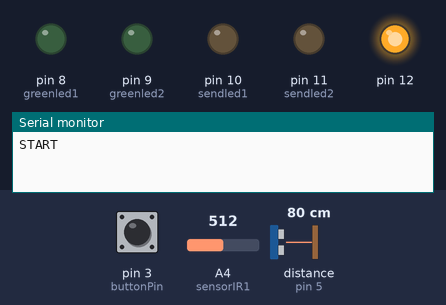
Bench run of a sketch on a simulated Arduino Uno, built with avr-gcc and run on an emulated ATmega328P. Parts: output pins drawn as LEDs (lit = HIGH), the last lines printed to the serial monitor. Dashed ring = blinking. The inputs (shaded band) are chosen by the test bench; at power-on: pin 3 (buttonPin) LOW, A4 (sensorIR1) = 512, distance to the obstacle (sensor on pin 5) 80 cm. The echo pulse lasts 58.3 µs per cm; pins used as bus, display or sensor lines are not drawn.

Above: at 2.2 s.
2.3 s: pin 3 (buttonPin) pulled HIGH for 0.15 s
At 2.68 s:
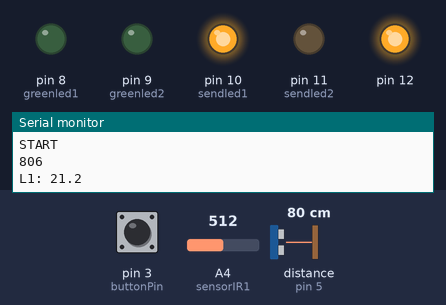
4.2 s: pin 3 (buttonPin) pulled HIGH for 1 s
At 4.35 s:
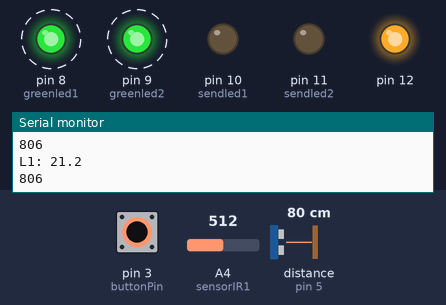
7.2 s: pin 3 (buttonPin) pulled HIGH for 3.2 s
At 10.67 s:
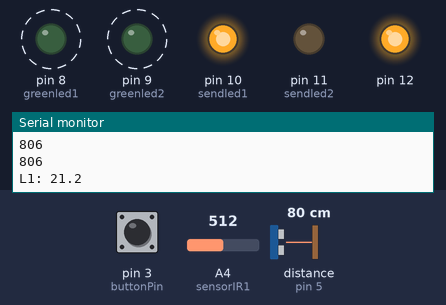
Timing chart, 0 to 12.3 s (numbered marks = the images above; inputs shaded):
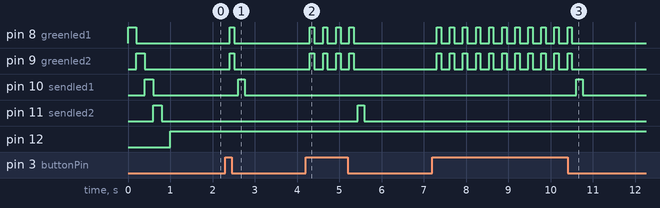

Measured:
- after the input at 2.3 s, pin 8 (greenled1), pin 9 (greenled2): LOW → HIGH after 0.11 s, → LOW 0.10 s later; pin 10 (sendled1): LOW → HIGH after 0.31 s, → LOW 0.15 s later
- after the input at 4.2 s, pin 8 (greenled1), pin 9 (greenled2): alternates HIGH for 0.10 s and LOW for 0.21 s, 8 changes in all, then stays LOW, starting after 0.11 s; pin 11 (sendled2): LOW → HIGH after 1.2 s, → LOW 0.15 s later
- after the input at 7.2 s, pin 8 (greenled1), pin 9 (greenled2): alternates HIGH for 0.10 s and LOW for 0.21 s, 22 changes in all, then stays LOW, starting after 0.11 s; pin 10 (sendled1): LOW → HIGH after 3.4 s, → LOW 0.15 s later

The sketch:

sharp_ultra.ino
```cpp
#define sensorIR1 A4
#define sensorIR2 A5

#define RXpin 6
#define TXpin 7

#include <SoftwareSerial.h>

SoftwareSerial mySerial(RXpin,TXpin);

const int TriggerPin = 4; // pin del TRIGGER
const int EchoPin = 5; // pin del ECHO
long Duration;

const int buttonPin = 3;
int greenled1 = 8;
int greenled2 = 9;
int sendled1 = 10;
int sendled2 = 11;

int buttonState = 1;
int buttonPushCounter = 0;
int lastButtonState = 0;

float sensorValue1;
float inches1;
float cm1;
float total1;
/*
float sensorValue2;
float inches2;
float cm2;
*/
float total2;

void setup() {
  Serial.begin(38400);
  mySerial.begin(38400);
  pinMode(12, OUTPUT);
  pinMode(greenled1, OUTPUT);
  pinMode(greenled2, OUTPUT);
  pinMode(sendled1, OUTPUT);
  pinMode(sendled2, OUTPUT);
  pinMode(buttonPin, INPUT);
  digitalWrite(greenled1, HIGH);
  delay(200);
  digitalWrite(greenled1, LOW);
  digitalWrite(greenled2, HIGH);
  delay(200);
  digitalWrite(greenled2, LOW);
  digitalWrite(sendled1, HIGH);
  delay(200);
  digitalWrite(sendled1, LOW);
  digitalWrite(sendled2, HIGH);
  delay(200);
  digitalWrite(sendled2, LOW);
  pinMode(TriggerPin,OUTPUT); // Pin del TRIGGER lo ponemos en output
  pinMode(EchoPin,INPUT); // Pin del ECHO lo ponemos en input
  Serial.println("START");
  //mySerial.println("Hello, world?");
  delay(200);
  //Serial.print("Pushes: ");
  //Serial.println(buttonPushCounter);
}

void loop() {
  digitalWrite(12, HIGH);
  buttonState = digitalRead(buttonPin);

  if (buttonState != lastButtonState) {
    if (buttonState == LOW) {
      buttonPushCounter++;
      //Serial.println("ON");
      //Serial.print("Pushes: ");
      //Serial.println(buttonPushCounter);
      if (buttonPushCounter==1) {
        //Serial.println(total2,1);
        digitalWrite(sendled1, HIGH);
        mySerial.print(">L1");
        if (total1 < 100) { mySerial.print("0"); }
        mySerial.print(total1,1);
        mySerial.println("<");
        Serial.print("L1: ");
        Serial.println(total1,1);
        delay(150);
        digitalWrite(sendled1, LOW);
      }
      if (buttonPushCounter==2) {
        //Serial.println("Status 2");
        digitalWrite(sendled2, HIGH);
        mySerial.print(">L2");
        if (total2 < 100) { mySerial.print("0"); }
        mySerial.print(total2,1);
        mySerial.println("<");
        Serial.print("L2: ");
        Serial.println(total2,1);
        delay(150);
        digitalWrite(sendled2, LOW);
      }
    }
    else {
      //Serial.println("OFF");
    }
  }
  lastButtonState = buttonState;

  if (buttonPushCounter % 2 == 0) {
    buttonPushCounter = 0;
  } else {
    //do nothing
  }
  //button inactive
  if (buttonState == 1) {
    //Serial.println("Status 0");

    sensorValue1 = analogRead(sensorIR1);
    inches1 = 4192.936 * pow(sensorValue1,-0.935) - 3.937;
    cm1 = 10650.08 * pow(sensorValue1,-0.935) - 10;
    total1 = cm1;
    /*
    sensorValue2 = analogRead(sensorIR2);
    inches2 = 4192.936 * pow(sensorValue2,-0.935) - 3.937;
    cm2 = 10650.08 * pow(sensorValue2,-0.935) - 10;
    total2 = cm2-1.0;
    */

digitalWrite(TriggerPin, LOW); // ponemos el pin TRIGGER en LOW
delayMicroseconds(2); // esperamos 2 milisegundos
digitalWrite(TriggerPin, HIGH); // ponemos el pin TRIGGER en HIGH
delayMicroseconds(10); // lo temos activado durante 10 milisegundos
digitalWrite(TriggerPin, LOW); // ponemos el pin del TRIGGER en LOW

Duration = pulseIn(EchoPin,HIGH); // Esperamos a que el pin del ECHO devuelva HIGH, y guardamos el tiempo
// Devuelve el tiempo en milisegundos
long dis = fDistancia(Duration); // Función para calcular la distancia

total2 = dis;
Serial.println(dis);
/*
Serial.print("Distancia = "); // Y la mostramos por el puerto serie
Serial.print(dis);
Serial.println(" mm");
*/
delay(100);

    digitalWrite(greenled1, HIGH);
    digitalWrite(greenled2, HIGH);

    if (buttonPushCounter==1) {
      mySerial.print(">L2");
      if (total2 < 100) { mySerial.print("0"); }
      mySerial.print(total2,1);
      mySerial.println("<");
    } else {
      mySerial.print(">L1");
      if (total1 < 100) { mySerial.print("0"); }
      mySerial.print(total1,1);
      mySerial.println("<");
    }
    //Serial.println(total1,1);
    //Serial.println(total2,1);

    delay(100);
    digitalWrite(greenled1, LOW);
    digitalWrite(greenled2, LOW);
    delay(100);
  }
}

long fDistancia(long tiempo) {
  long DistanceCalc;
  DistanceCalc = (tiempo /2.9) / 2; //mm
  //DistanceCalc = (tiempo /29) / 2; //cm
  //DistanceCalc = (tiempo / 74) / 2; //inch
  return DistanceCalc+2;
}
```
